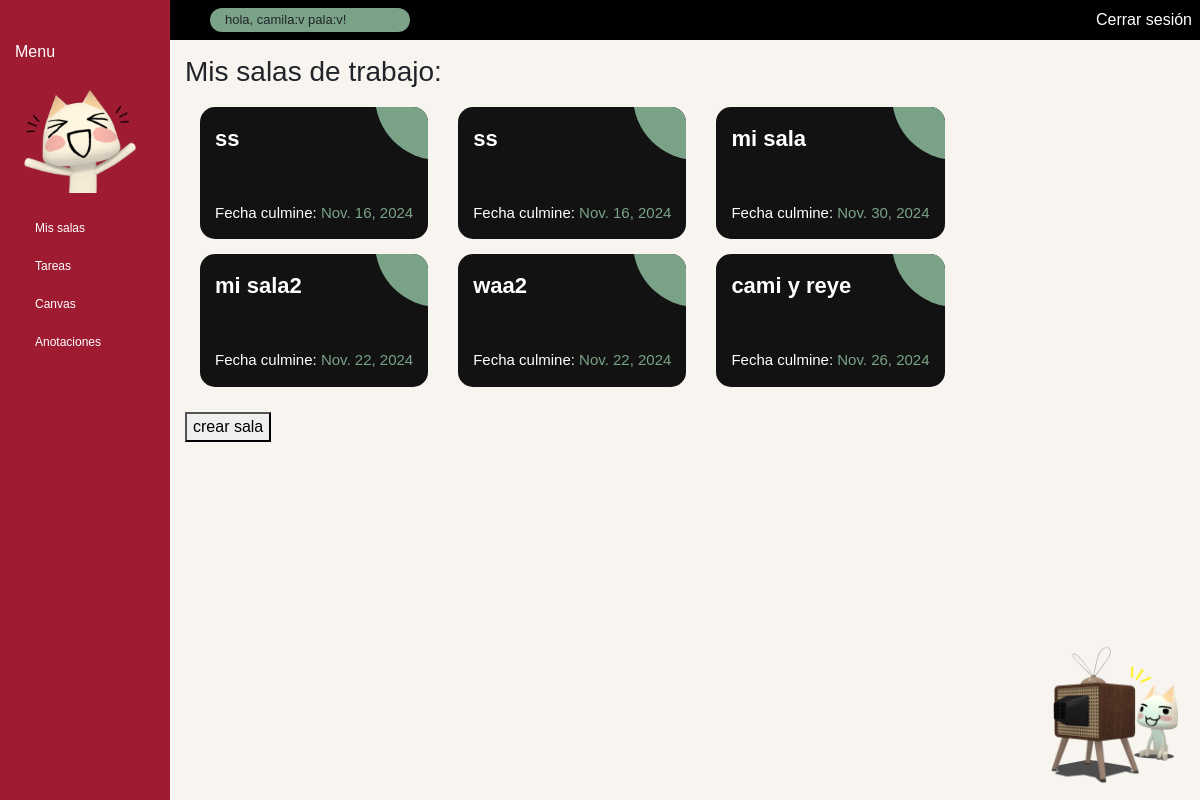
Screenshot of / (signed in) with the database file from the repository.
### spok/models.py (models this page shows, shortened)
class User(AbstractUser):
    profile_picture = models.ImageField(upload_to='profile_pictures/', null=True, blank=True, verbose_name="Foto de Perfil")
    pass

class Sala (models.Model):
    name = models.CharField(max_length= 50)
    descripcion = models.CharField(max_length= 100, default="proyecto ... ")
    fechai = models.DateField(default=datetime.date.today)
    fechaf = models.DateField(blank=True, null= True)
    user = models.ManyToManyField(User, related_name='room_joined', blank= True)
    def __str__(self):
        return self.name

### spok/views.py (the view)
# urls.py: path('', views.index, name='index'),  # Ruta para la vista 'index'
@login_required()
def index(request):
     if request.method == "GET":
        salas = request.user.room_joined.all()
        print(f"mis salas :{salas} ")
        return render(request, "index.html", {"salas": salas})
     else:
        return HttpResponseRedirect(reverse("crear_sala"))

### spok/templates/index.html (shortened to what this page needs)
{% extends "layout.html" %}
{% load static %}
{% block main %}
<h3>Mis salas de trabajo: </h3>
<div class="ag-courses_box">
        {% for i in salas %}
        <a href="{% url 'mostrar_sala' i.id %}" style="text-decoration: none;">
          <div class="ag-courses_item">
            <button type="submit" class="ag-courses-item_link" style="border-style: none !important; text-align: justify;">
              <div class="ag-courses-item_bg"></div>
              <div class="ag-courses-item_title">
                {{i.name}}
              </div>
              <div class="ag-courses-item_date-box">
                Fecha culmine:
                <span class="ag-courses-item_date">
                  {{i.fechaf}}
                </span>
              </div>
            </button>
          </div>
        </a>
        {% endfor %}
      </div>
      <form action="{% url 'index' %}" method="post">
        <button type="submit"> crear sala </button>
      </form>
      {% if  salas %}
      <img  class="para_marca" src="{% static 'img/toro_tele.png' %}" alt="">
      {% else %}
      <img  class="para_marca" src="{% static 'img/toro_solo.png' %}" alt="">
      {% endif %}
{% endblock %}

### spok/templates/layout.html (shortened to what this page needs)
{% load static %}
<!DOCTYPE html>
<html lang="en">
    <head>
        <link rel="stylesheet" href="https://stackpath.bootstrapcdn.com/bootstrap/4.4.1/css/bootstrap.min.css">
        <link href="https://cdn.jsdelivr.net/npm/bootstrap@5.3.3/dist/css/bootstrap.min.css" rel="stylesheet">
        <link rel="stylesheet" type="text/css" href="../static/css/style.css">
    </head>
    <body>
      <aside>
        <p> Menu </p>
        <img style="width: 130px; height: 115px;margin-top: -20px; margin-bottom: 10px;" src="{% static 'img/toro_ola.png' %}" alt="">
        <a href="{% url 'index' %}">
          Mis salas
        </a>
        <a href="#">
          Tareas
        </a>
        <a href="{% url 'canvas' %}">
          Canvas
        </a>
        <a href="">
          Anotaciones
        </a>
      </aside>
      <div class="total">
        <div class="franja">
          <ul class="ul_ah">
            <li class="li_ah">
              <div style="background-color: #7AA287; border-radius: 30px; width: 20%; min-width: 200px; height: 24px; padding: 4px; padding-left: 15px; ">
                <h6 style="font-size: 13px;"> hola, {{ user.get_full_name }}! </h6>
              </div>
            </li>
            <li class="li_ah" style="float:right">
              <a  href="{% url 'logout' %}" >Cerrar sesión</a>
            </li>
          </ul>
        </div>
        <div class="contenido">
          {% block main %}
          {% endblock %}
        </div>
      </div>
    </body>
</html>

### spok/static/css/style.css (style rules this page uses)
* { font-family: "Comic Sans MS", sans-serif; }
aside { color: #fff; width: 15%; min-width: 170px; padding-left: 15px; height: 100vh; background-color: #9e1b32; }
aside a { font-size: 12px; color: #fff; display: block; padding: 10px; padding-left: 20px; text-decoration: none; -webkit-tap-highlight-color:transparent; }
aside p { margin: 0; padding: 40px 0; }
body { font-family: 'Roboto'; width: 100%; height: 100vh; margin: 0; display: flex; flex-direction: row; }
.contenido { width: 100%; height: calc(100% - 40px); background-color: #f8f5f1; margin: 0; padding: 15px; }
.total { width: 100%; height: 100%; }
.franja { width: 100%; height: 40px; background-color: black; padding: 8px; }
.para_marca { bottom: 10px; right: 10px; width: 150px; height: 150px; position: absolute; }
.ul_ah { list-style-type: none; }
.li_ah { float: left; }
.li_ah a { display: block; color: white; text-decoration: none; }
.ag-courses_box { display: -webkit-box; display: -ms-flexbox; display: flex; -webkit-box-align: start; -ms-flex-align: start; align-items: flex-start; -ms-flex-wrap: wrap; flex-wrap: wrap; padding: 10px 0; }
.ag-courses_item { -ms-flex-preferred-size: calc(33.33333% - 30px); flex-basis: calc(33.33333% - 30px); margin: 0 15px 15px; overflow: hidden; border: none; border-radius: 15px; }
.ag-courses-item_link { display: block; padding: 15px 15px; background-color: #121212; overflow: hidden; position: relative; }
.ag-courses-item_title { min-height: 55px; max-height: 55px; margin: 0 0 25px; overflow: hidden; font-weight: bold; font-size: 22px; color: #FFF; z-index: 2; position: relative; }
.ag-courses-item_date-box { font-size: 15px; color: #FFF; z-index: 2; position: relative; }
.ag-courses-item_date { color: #7AA287; -webkit-transition: color .5s ease; -o-transition: color .5s ease; transition: color .5s ease }
.ag-courses-item_bg { height: 128px; width: 128px; background-color: #7AA287; z-index: 1; position: absolute; top: -75px; right: -75px; border-radius: 50%; -webkit-transition: all .5s ease; -o-transition: all .5s ease; transition: all .5s ease; }

### rows the page displays
User: get_full_name "camila:v pala:v"
Sala: name "ss", fechaf "Nov. 16, 2024"
Sala: name "ss", fechaf "Nov. 16, 2024"
Sala: name "mi sala", fechaf "Nov. 30, 2024"
Sala: name "mi sala2", fechaf "Nov. 22, 2024"
Sala: name "waa2", fechaf "Nov. 22, 2024"
Sala: name "cami y reye", fechaf "Nov. 26, 2024"
